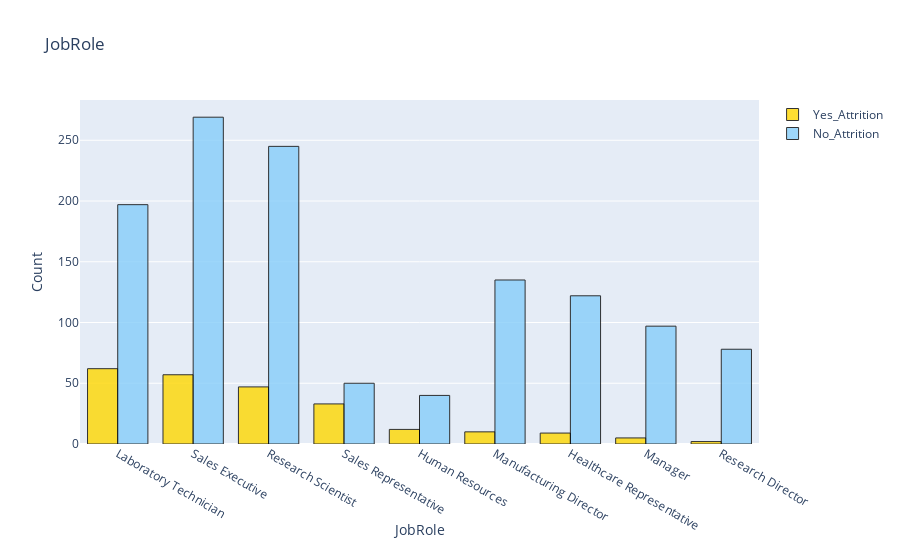

Notebook code cell kept with this figure:
### Markdown cell above
Mencari tahu JobRole manakah yang mempunyai tingkat **Attrition** tertinggi dan apa alasannya?

### Code cell
tmp1 = df[(df['Attrition'] == 1)]
tmp2 = df[(df['Attrition'] == 0)]

bar1 = go.Bar(x=tmp1['JobRole'].value_counts().keys().tolist(),
       y=tmp1['JobRole'].value_counts().values.tolist(),
       name='Yes_Attrition',opacity = 0.8, marker=dict(color='gold',line=dict(color='#000000',width=1)))

bar2 = go.Bar(x=tmp2['JobRole'].value_counts().keys().tolist(),
       y=tmp2['JobRole'].value_counts().values.tolist(),
       name='No_Attrition', opacity = 0.8, marker=dict(color='lightskyblue',line=dict(color='#000000',width=1)))

layout = dict(title = "JobRole",
              xaxis= dict(title="JobRole"), 
              yaxis=dict(title='Count'))

fig = go.Figure(data=[bar1, bar2], layout=layout)
py.iplot(fig)

### Figure 1 — Plotly figure (JSON) as saved in the notebook; plotly's stock layout.template omitted (floating-point values rounded to 4 significant figures)
{"data": [{"marker": {"color": "gold", "line": {"color": "#000000", "width": 1}}, "name": "Yes_Attrition", "opacity": 0.8, "type": "bar", "x": ["Laboratory Technician", "Sales Executive", "Research Scientist", "Sales Representative", "Human Resources", "Manufacturing Director", "Healthcare Representative", "Manager", "Research Director"], "y": [62, 57, 47, 33, 12, 10, 9, 5, 2]}, {"marker": {"color": "lightskyblue", "line": {"color": "#000000", "width": 1}}, "name": "No_Attrition", "opacity": 0.8, "type": "bar", "x": ["Sales Executive", "Research Scientist", "Laboratory Technician", "Manufacturing Director", "Healthcare Representative", "Manager", "Research Director", "Sales Representative", "Human Resources"], "y": [269, 245, 197, 135, 122, 97, 78, 50, 40]}], "layout": {"title": {"text": "JobRole"}, "xaxis": {"title": {"text": "JobRole"}}, "yaxis": {"title": {"text": "Count"}}}}
